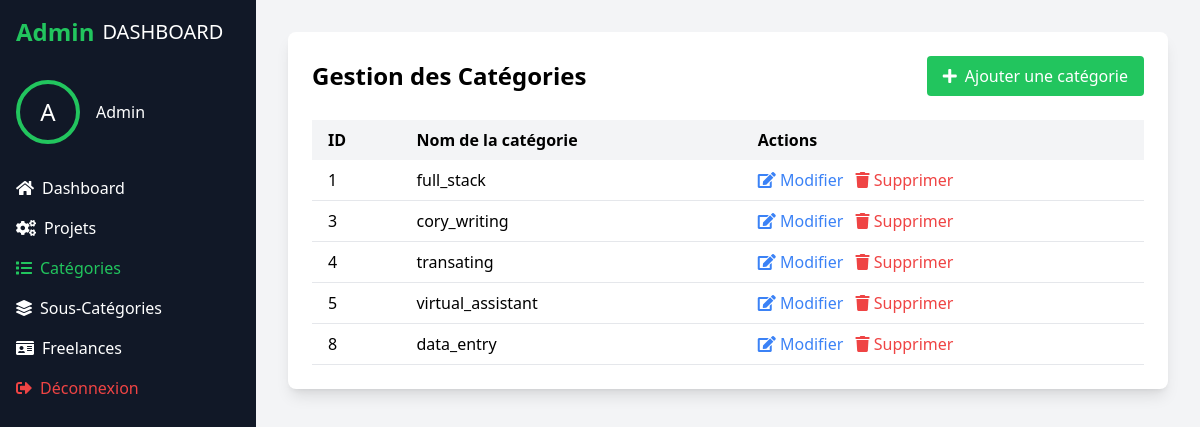
The page /admin/categories.php (signed in) on the database its author committed.
### tables this page shows
CREATE TABLE `categories` (
  `id_categorie` int NOT NULL,
  `nom_categorie` varchar(255) NOT NULL
);

### admin/categories.php (the view, shortened to what this page needs)
<?php
require_once '../config.php';
$stmt = $pdo->query("SELECT * FROM categories");
$categories = $stmt->fetchAll(PDO::FETCH_ASSOC);
?>
<!DOCTYPE html>
<html lang="en">
<head>
    <script src="../Config_tailwind/tailwind.js"></script>
    <link href="https://cdnjs.cloudflare.com/ajax/libs/font-awesome/5.15.3/css/all.min.css" rel="stylesheet"/>
</head>
<body class="bg-gray-100">
    <div class="flex h-screen">
            <div class="bg-gray-900 text-white w-64 p-4 flex flex-col">
            <div class="flex items-center mb-8">
            <span class="text-green-500 text-2xl font-bold">
             Admin
            </span>
            <span class="ml-2 text-xl">
            DASHBOARD
            </span>
            </div>
            <div class="flex items-center mb-8">
                <div class="w-16 h-16 rounded-full border-4 border-green-500 flex items-center justify-center">
                    <span class="text-2xl">A</span>
                </div>
                <span class="ml-4">Admin</span>
            </div>
                <ul>
                    <li class="mb-4">
                        <a href="admin_dashboard.php" class="flex items-center hover:text-gray-400 text-white">
                            <i class="fas fa-home mr-2"></i>Dashboard
                        </a>
                    </li>
                    <li class="mb-4">
                        <a href="projets.php" class="flex items-center hover:text-gray-400 text-white">
                        <i class="fas fa-cogs mr-2"></i>Projets
                        </a>
                    </li>
                    <li class="mb-4">
                        <a href="categories.php" class="flex items-center text-green-500">
                            <i class="fas fa-list mr-2"></i>Catégories
                        </a>
                    </li>
                    <li class="mb-4">
                        <a href="sous_categories.php" class="flex items-center hover:text-gray-400 text-white">
                            <i class="fas fa-layer-group mr-2"></i>Sous-Catégories
                        </a>
                    </li>
                    <li class="mb-4">
                        <a href="freelances.php" class="flex items-center hover:text-gray-400 text-white">
                        <i class="fas fa-id-card mr-2"></i>Freelances
                     </a>
                    </li>
                    <li class="mb-4">
                        <a href="../logout.php" class="flex items-center hover:text-white text-red-500">
                            <i class="fas fa-sign-out-alt mr-2"></i>Déconnexion
                        </a>
                    </li>
                </ul>
        </div>
        <div class="flex-1 p-8">
            <div class="bg-white rounded-lg shadow-lg p-6">
                <div class="flex justify-between items-center mb-6">
                    <h1 class="text-2xl font-bold">Gestion des Catégories</h1>
                    <button onclick="document.getElementById('addModal').classList.remove('hidden')"
                            class="bg-green-500 text-white px-4 py-2 rounded hover:bg-green-600">
                        <i class="fas fa-plus mr-2"></i>Ajouter une catégorie
                    </button>
                </div>
                <div class="overflow-x-auto">
                    <table class="w-full">
                        <thead>
                            <tr class="bg-gray-100">
                                <th class="px-4 py-2 text-left">ID</th>
                                <th class="px-4 py-2 text-left">Nom de la catégorie</th>
                                <th class="px-4 py-2 text-left">Actions</th>
                            </tr>
                        </thead>
                        <tbody>
                            <?php foreach ($categories as $categorie): ?>
                            <tr class="border-b hover:bg-gray-50">
                                <td class="px-4 py-2"><?php echo htmlspecialchars($categorie['id_categorie']); ?></td>
                                <td class="px-4 py-2"><?php echo htmlspecialchars($categorie['nom_categorie']); ?></td>
                                <td class="px-4 py-2">
                                    <a href="modifier_categorie.php?id=<?php echo $categorie['id_categorie']; ?>"
                                       class="text-blue-500 hover:underline mr-2">
                                        <i class="fas fa-edit"></i> Modifier
                                    </a>
                                    <a href="supprimer_categorie.php?id=<?php echo $categorie['id_categorie']; ?>"
                                       onclick="return confirm('Êtes-vous sûr de vouloir supprimer cette catégorie ?')"
                                       class="text-red-500 hover:underline">
                                        <i class="fas fa-trash"></i> Supprimer
                                    </a>
                                </td>
                            </tr>
                            <?php endforeach; ?>
                        </tbody>
                    </table>
                </div>
            </div>
        </div>
    </div>
</body>
</html>

### rows shown on the page
categories: id_categorie "1", nom_categorie "full_stack"
categories: id_categorie "3", nom_categorie "cory_writing"
categories: id_categorie "4", nom_categorie "transating"
categories: id_categorie "5", nom_categorie "virtual_assistant"
categories: id_categorie "8", nom_categorie "data_entry"
